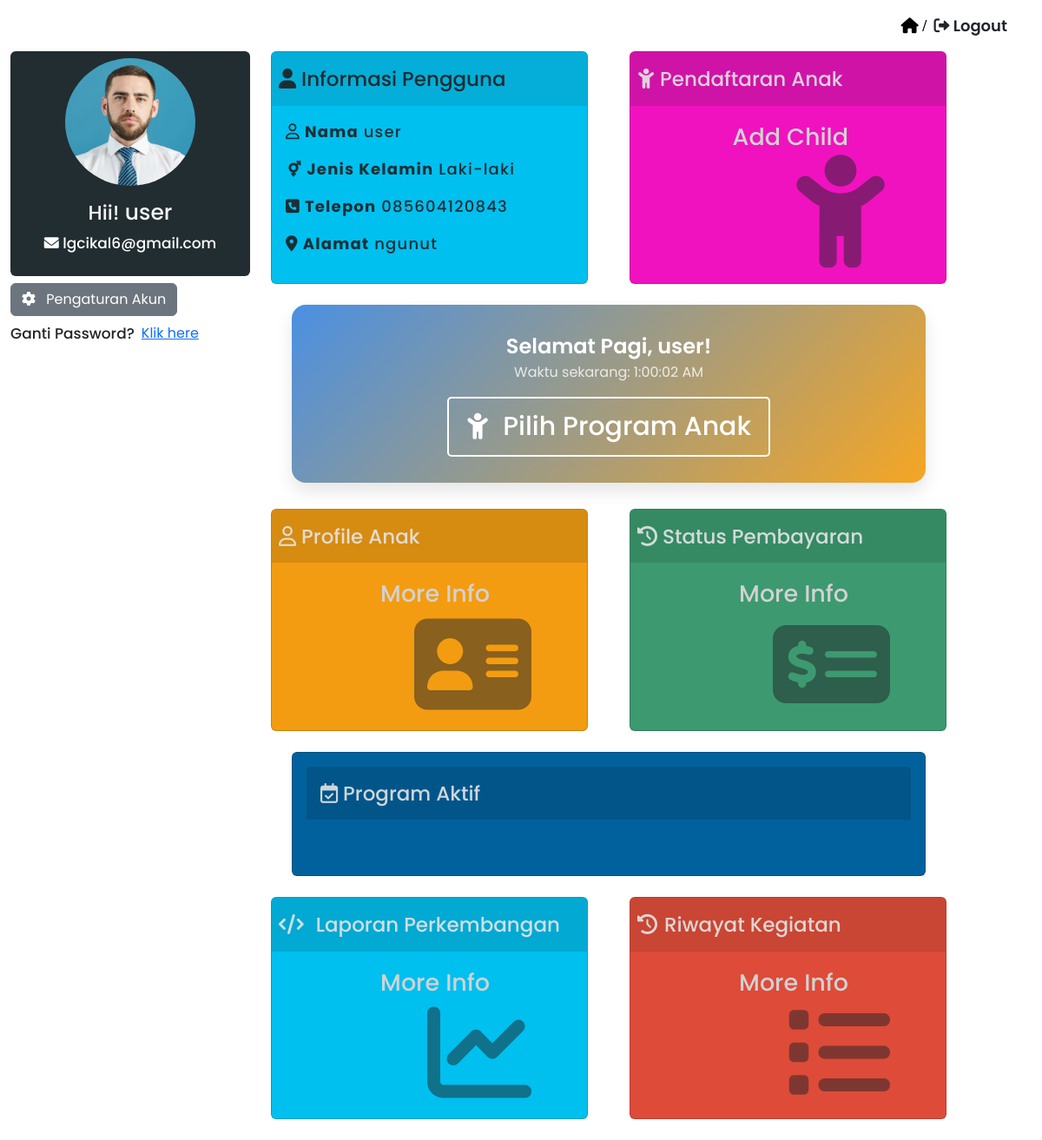
Page /users/profile-base/ (signed in) on the committed database.
### users/models.py (models this page shows, shortened)
class CustomUser(AbstractUser):
    GENDER_CHOICES = [
        ('Laki-laki', 'Pria'),
        ('Perempuan', 'Wanita'),
    ]
    gender = models.CharField(
        max_length=10,
        choices=GENDER_CHOICES,
        blank=True,
        null=True,
    )
    birth_date = models.DateField(null=True, blank=True)
    profile_image = models.ImageField(upload_to='profile_pics/', blank=True, null=True)
    alamat = models.CharField(max_length=255, null=True, blank=True)
    no_telp = models.CharField(max_length=12, null=True, blank=True)
    email = models.EmailField(unique=True)
    username = models.CharField(
        max_length=20,
        unique=True,
        validators=[
            RegexValidator(
                regex=r'^[\w\s]+$',
                message='Username hanya boleh mengandung huruf, angka, dan spasi.',
            )
        ],
    )
    id = models.UUIDField(primary_key=True, default=uuid.uuid4, editable=False)
    USERNAME_FIELD = 'email'
    REQUIRED_FIELDS = []

### users/views.py (the view)
# urls.py: path('profile-base/', views.update_account, name='profile-base'),
@login_required
def update_account(request):
    active_pendaftarans = Pendaftaran.objects.filter(
        nama_ortu=request.user,
        payment_status='success'
    )
    active_programs = []
    for pendaftaran in active_pendaftarans:
        if pendaftaran.status == 'active':
            active_programs.append({
                'program_start_date':pendaftaran.program.program_start_date,
                'program_end_date': pendaftaran.program.program_end_date,
                'id':pendaftaran.generate_custom_id,
                'child_name': pendaftaran.nama_anak.nama_anak,
                'program_name': pendaftaran.program.name,
                'program_description': pendaftaran.program.description,
                'age_range': pendaftaran.program.age_range,
                'registration_date': pendaftaran.created_at,
                'fee_type': pendaftaran.fee.type_program,
                'status': pendaftaran.status,
            })
    active_programs.sort(key=lambda x: x['registration_date'], reverse=True)
    if request.method == 'POST':
        form = UserUpdateForm(request.POST, request.FILES, user=request.user)
        if form.is_valid():
            first_name = form.cleaned_data['first_name']
            last_name = form.cleaned_data['last_name']
            username = form.cleaned_data['username']
            alamat = form.cleaned_data.get('alamat', request.user.alamat)
            no_telp = form.cleaned_data.get('no_telp', request.user.no_telp)
            gender = form.cleaned_data.get('gender', request.user.gender)
            changes_made = False
            if request.user.username != username:
                request.user.username = username
                changes_made = True
            if request.user.first_name != first_name:
                request.user.first_name = first_name
                changes_made = True
            if request.user.last_name != last_name:
                request.user.last_name = last_name
                changes_made = True
            if request.user.alamat != alamat:
                request.user.alamat = alamat
                changes_made = True
            if request.user.no_telp != no_telp:
                if no_telp:
                    try:
                        validator = RegexValidator(
                            regex=r'^\+?1?\d{9,12}$',
                            message="Nomor telepon harus terdiri dari 9-12 digit dan hanya angka."
                        )
                        validator(no_telp)
                        request.user.no_telp = no_telp
                        changes_made = True
                    except ValidationError as e:
                        messages.error(request, f"Kesalahan pada nomor telepon: {e.message}")
                        return render(request, 'profile.html', {'form': form, 'active_programs': active_programs})
            if request.user.gender != gender:
                request.user.gender = gender
                changes_made = True
            if form.cleaned_data.get('profile_image'):
                if request.user.profile_image != form.cleaned_data['profile_image']:
                    request.user.profile_image = form.cleaned_data['profile_image']
                    changes_made = True
            if 'delete_image' in request.POST and request.POST['delete_image'] == 'on':
                if request.user.profile_image:
                    request.user.profile_image = None
                    changes_made = True
            if changes_made:
                request.user.save()
                messages.success(request, "Akun berhasil diperbarui")
            else:
                messages.info(request, "Tidak ada perubahan yang dilakukan.")
            return redirect('users:profile-base')
        else:
            if form.errors.get('username'):
                messages.error(request, "Username sudah digunakan! Silakan coba lagi.")
    else:
        form = UserUpdateForm(initial={
            'username': request.user.username,
            'first_name': request.user.first_name,
            'last_name': request.user.last_name,
            'alamat': request.user.alamat,
            'no_telp': request.user.no_telp,
            'gender': request.user.gender,
        }, user=request.user)
    context = {
        'form': form,
        'active_programs': active_programs,
    }
    return render(request, 'profile.html', context)

### pendaftaran/models.py (called while the page is built)
    def generate_custom_id(self):
        return f"PRG-{str(self.id)[:5]}"

### users/templates/profile.html (shortened to what this page needs)
{% extends 'base/base_element.html' %}{% load humanize %} {% load static %}  {% block extra_css %}
<link rel="stylesheet" href="{% static 'css/profile-style.css' %}" /> {% endblock %} {% block body_block %}
<div class="d-flex flex-row justify-content-end text-end me-3 mt-2 mb-2 p-2">
  <div class="me-2">
<a style="font-size:18px;text-decoration:none;color:black;" href="{% url 'home:home' %}"><i class="fa-solid fa-house "> / </i></a>
  </div>
<div class="me-3">
<form action="{% url 'users:logout' %}" method="post">
  <button
    type="submit"
    class="nav-link text-dark"
    style="font-size: 18px; font-weight: 600"
  >
    <i class="fa-solid fa-right-from-bracket"></i>
    Logout
  </button>
</form>
</div>
</div>
<div class="container-fluid">
  <div class="row">
    <div class="col-lg-3">
      <div class="sidebar p-2 rounded content-profil">
        {% if form.profile_image.value %}
        <img
          src="{{ form.profile_image.value.url }}"
          alt="Profile Image"
          class="rounded-circle mx-auto d-block mb-3 "
          style="width: 150px; height: 147px"
        />
        {% elif request.user.profile_image %}
        <img
          src="{{ request.user.profile_image.url }}"
          alt="Profile Image"
          class="rounded-circle mx-auto d-block mb-3"
          style="width: 150px; height: 147px"
        />
        {% endif %}
        <h4 class="text-center"><span>Hii!</span>  {{ user.username }}</h4>
        <p class="text-center"><i class="fa-solid fa-envelope"></i> {{ user.email }}</p>
      </div>
      <button type="button" id="editButton" class="btn btn-secondary mt-2">
        <i class="fa-solid fa-gear me-2"></i> Pengaturan Akun
      </button>
    <div class="d-flex flex-row gap-2 mt-2 pw">
      <p style="font-size:17px;font-weight:500">Ganti Password? </p>
      <a href="{% url 'users:change_password' %}"
        >Klik here</a
      >
      </div>
    </div>
    <div class="col-lg-9">
      <div class="content">
         <div class=" d-lg-flex flex-row gap-lg-5">
        <div class="card col-lg-5 konten-1 mb-4">
          <div class="card-header p-2">
            <h5><i class="fa-solid fa-user"></i> Informasi Pengguna</h5>
          </div>
          <div class="card-body">
            <p>
              <strong><i class="fa-regular fa-user "></i> Nama</strong> {{ user.username|default:'-' }}
            </p>
            <p>
              <strong><i class="fa-solid fa-mars-and-venus "></i> Jenis Kelamin</strong> {{ user.gender|default:'-' }}
            </p>
            <p>
              <strong><i class="fa-solid fa-square-phone "></i> Telepon</strong> {{ user.no_telp|default:'-'  }}
            </p>
            <p>
              <strong><i class="fa-solid fa-location-dot "></i> Alamat</strong> {{ user.alamat|default:'-' }}
            </p>
          </div>
        </div>
        <div class="card col-lg-5 konten-2 mb-4">
          <div class="card-header p-2">
            <h5><i class="fa-solid fa-child "></i> Pendaftaran Anak</h5>
          </div>
          <div class="card-body">
            <div class="text-end me-5">
            <a class="me-5" href="{% url 'users:profile' %}" style="font-size:27px;text-decoration:none;">Add Child</a>
            <i class="fa-solid fa-child " style="font-size:130px;opacity:50%"></i>
            </div>
          </div>
        </div>
      </div>
      <div class="greeting-container col-lg-10 ms-4 text-center rounded-4 ">
        <div class="greeting">
            <div class="greeting-message" id="greetingMessage"></div>
            <div class="current-time" id="currentTime"></div>
        </div>
        <a href="{% url 'programs:programs' %}" class="btn-transparent mt-3" style="font-size:30px">
          <i class="fa-solid fa-child me-3"></i>
          Pilih Program Anak
        </a>
        </div>
    <div class="d-lg-flex flex-row gap-5">
      <div class="card col-lg-5 konten-3 mb-4">
        <div class="card-header p-2">
          <h5><i class="fa-regular fa-user"></i> Profile Anak</h5>
        </div>
        <div class="card-body p-3">
          <div class="text-end me-5">
          <a class="me-5" href="{% url 'users:profile_view' %}" style="font-size:27px;text-decoration:none;">More Info</a>
          <i class="fa-solid fa-address-card" style="font-size:120px;opacity:50%"></i>
          </div>
        </div>
       </div>
        <div class="card col-lg-5 konten-4 mb-4">
        <div class="card-header p-2">
          <h5><i class="fa-solid fa-clock-rotate-left"></i> Status Pembayaran</h5>
         </div>
           <div class="card-body p-3">
            <div class="text-end me-5">
            <a class="me-5" href="{% url 'users:riwayat_pembayaran' %}" style="font-size:27px;text-decoration:none;">More Info</a>
           <i class="fa-solid fa-money-check-dollar" style="font-size:120px;opacity:50%"></i>
           </div>
          </div>
        </div>
      </div>
        <div class="card col-lg-10 konten-5 mb-4 p-3 ms-4">
          <div class="card-header mb-5" id="program-header" style="cursor: pointer;">
            <h5><i class="fa-regular fa-calendar-check"></i> Program Aktif</h5>
          </div>
        </div>
        <div class="d-lg-flex flex-row gap-5">
          <div class="card col-lg-5 konten-6 mb-4">
            <div class="card-header p-2">
              <h5><i class=" fa-solid fa-code me-2"></i> Laporan Perkembangan</h5>
            </div>
            <div class="card-body p-3">
              <div class="text-end me-5">
              <a class="me-5" href="{% url 'users:laporan_perkembangan' %}" style="font-size:27px;text-decoration:none;">More Info</a>
              <i class="fa fa-chart-line" style="font-size:120px;opacity:50%"></i>
              </div>
            </div>
           </div>
            <div class="card col-lg-5 konten-7 mb-4">
            <div class="card-header p-2">
              <h5><i class="fa-solid fa-clock-rotate-left me-2"></i>Riwayat Kegiatan</h5>
             </div>
               <div class="card-body p-3">
                <div class="text-end me-5">
                <a class="me-5" href="{% url 'users:riwayat_kegiatan' %}" style="font-size:27px;text-decoration:none;">More Info</a>
               <i class="fa fa-list" style="font-size:120px;opacity:50%"></i>
               </div>
              </div>
            </div>
          </div>
      </div>
    </div>
  </div>
</div>
{% endblock %}

### static/css/profile-style.css (style rules this page uses)
* { padding: 0; margin: 0; box-sizing: border-box; font-family: "Poppins", sans-serif; scroll-behavior: smooth; text-decoration: none; list-style: none; }
:root { --primary-color: #4a90e2; --secondary-color: #f5a623; --background-color: #f0f4f8; --text-color: #333; --card-shadow: 0 10px 20px rgba(0, 0, 0, 0.1); }
.greeting-container { background: linear-gradient( 135deg, var(--primary-color), var(--secondary-color) ); border-radius: 15px; color: white; padding: 30px; margin-bottom: 30px; box-shadow: var(--card-shadow); }
.greeting-message { font-size: 24px; font-weight: 600; }
.current-time { font-size: 16px; opacity: 0.8; }
:root { --bg-color: #fff; --text-color1: #1f1f21; --text-color2: #fff; --main-color: #15a6f5; --bg-opacity: #fffefa; --big-font: 3rem; --title-font: 40px; --p-font: 1rem; }
button { margin-top: 1rem; }
body { background-color: var(--bg-color) !important; }
.content-profil { color: var(--text-color2); background-color: #222d31; }
.content-profil h4 { font-size: 25px; font-weight: 500; opacity: 95%; }
.content-profil span { font-size: 23px; font-weight: 500; }
.content-profil p { color: var(--text-color2); font-weight: 500; font-size: 17px; }
.content .konten-1 { background-color: #00c0ef; }
.content .konten-1 h5 { margin-top: 10px; color: var(--text-color1); font-weight: 500; opacity: 90%; font-size: 23px; }
.content .konten-1 p { color: var(--text-color1); font-weight: 500; opacity: 90%; font-size: 18px; letter-spacing: 1.2px; }
.content .konten-1 .card-header { background-color: #04aed8 !important; border-bottom: none; }
.content .konten-2 { background-color: #f012bf; }
.content .konten-2 h5 { margin-top: 10px; color: #e5e5e5; font-weight: 500; opacity: 90%; font-size: 23px; }
.content .konten-2 .card-header { background-color: #cf13a7 !important; border-bottom: none; }
.content .konten-2 .card-body a { color: #d2d2d2; font-weight: 500; }
.content .konten-3 { background-color: #f39c11; }
.content .konten-3 h5 { margin-top: 10px; color: #e5e5e5; font-weight: 500; opacity: 90%; font-size: 23px; }
.content .konten-3 .card-header { background-color: #d68b11 !important; border-bottom: none; }
.content .konten-3 .card-body a { color: #d2d2d2; font-weight: 500; }
.content .konten-4 { background-color: #3d9970; }
.content .konten-4 h5 { margin-top: 10px; color: #e5e5e5; font-weight: 500; opacity: 90%; font-size: 23px; }
.content .konten-4 .card-header { background-color: #358a64 !important; border-bottom: none; }
.content .konten-4 .card-body a { color: #d2d2d2; font-weight: 500; }
.konten-5 { background-color: #01619d !important; }
.konten-5 h5 { margin-top: 10px; color: #e5e5e5; font-weight: 500; opacity: 90%; font-size: 23px; }
.konten-5 .card-header { background-color: #025589 !important; border-bottom: none; }
.content .konten-7 { background-color: #de4b39; }
.content .konten-7 h5 { margin-top: 10px; color: #e5e5e5; font-weight: 500; opacity: 90%; font-size: 23px; }
.content .konten-7 .card-header { background-color: #c94534 !important; border-bottom: none; }
.content .konten-7 .card-body a { color: #d2d2d2; font-weight: 500; }
.content .konten-6 { background-color: #00c0ef; }
.content .konten-6 h5 { margin-top: 10px; color: #e5e5e5; font-weight: 500; opacity: 90%; font-size: 23px; }
.content .konten-6 .card-header { background-color: #02a9d3 !important; border-bottom: none; }
.content .konten-6 .card-body a { color: #d2d2d2; font-weight: 500; }
.btn-transparent { display: inline-flex; align-items: center; padding: 10px 20px; background-color: transparent; color: var(--text-color2); border: 2px solid var(--text-color2); border-radius: 5px; font-size: 1rem; text-decoration: none; font-weight: 500; transition: all 0.3s ease; }
.btn-transparent i { margin-right: 8px; color: var(--text-color2); }

### rows in the picture
CustomUser: user.profile_image (picture), username "user", email "lgcikal6@gmail.com", gender "Laki-laki", no_telp "085604120843", alamat "ngunut"
